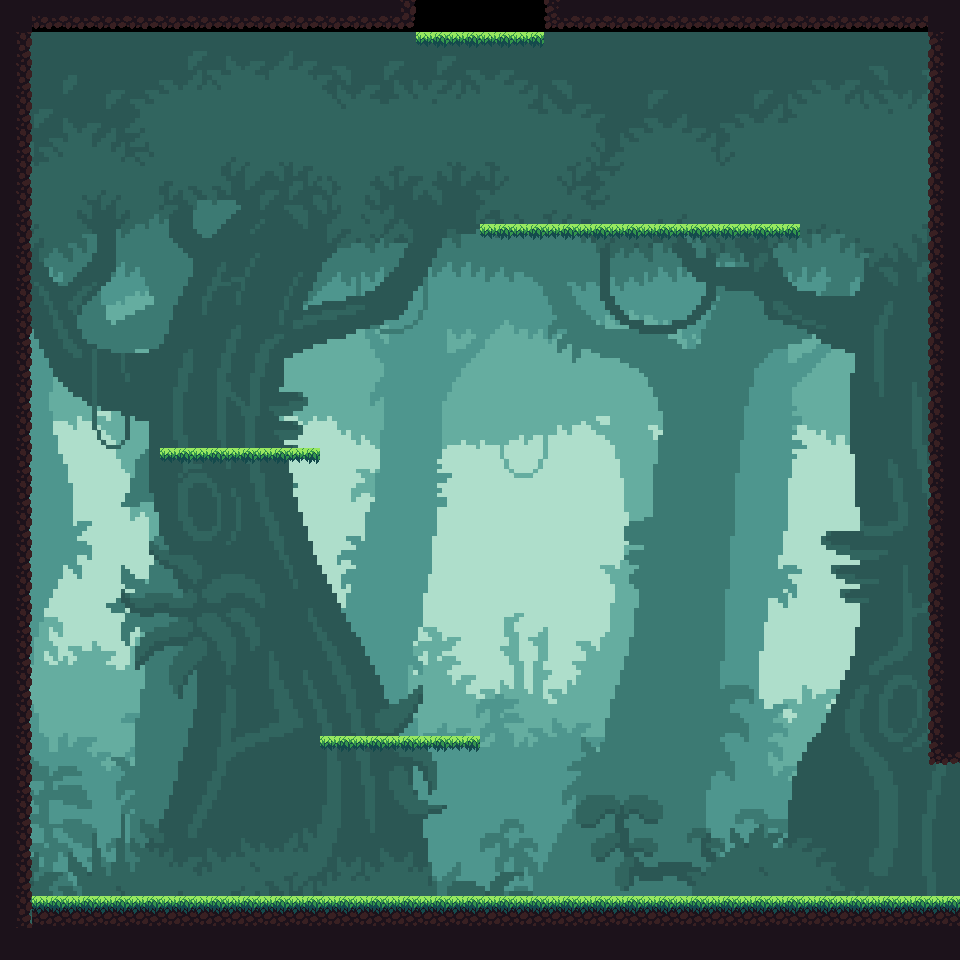

This is a level from a 2D game, rendered from its Tiled map with the project's own tilesets. A one-line summary and the complete map file follow:
An orthogonal 30x30 tile map with 32x32 px tiles, 1 tile layer (Tile Layer 1), 2 tilesets, 1 image layer and 18 objects (6x wall, 4x platform, p_w, p_e, portal_e, ...).

<map version="1.2" tiledversion="1.3.2" orientation="orthogonal" renderorder="right-down" compressionlevel="0" width="30" height="30" tilewidth="32" tileheight="32" infinite="0" nextlayerid="4" nextobjectid="35">
 <tileset firstgid="1" source="temp_portal.tsx" />
 <tileset firstgid="2" source="tileset_1.tsx" />
 <imagelayer id="3" name="Image Layer 1" offsetx="-544" offsety="32">
  <image source="../sprites/c0_hep.png" width="1845" height="1034" />
 </imagelayer>
 <layer id="1" name="Tile Layer 1" width="30" height="30">
  <data encoding="csv">
10,17,17,17,17,17,17,17,17,17,17,17,18,0,0,0,0,16,17,17,17,17,17,17,17,17,17,17,17,10,
11,0,0,0,0,0,0,0,0,0,0,0,0,38,38,38,38,0,0,0,0,0,0,0,0,0,0,0,0,9,
11,0,0,0,0,0,0,0,0,0,0,0,0,0,0,0,0,0,0,0,0,0,0,0,0,0,0,0,0,9,
11,0,0,0,0,0,0,0,0,0,0,0,0,0,0,0,0,0,0,0,0,0,0,0,0,0,0,0,0,9,
11,0,0,0,0,0,0,0,0,0,0,0,0,0,0,0,0,0,0,0,0,0,0,0,0,0,0,0,0,9,
11,0,0,0,0,0,0,0,0,0,0,0,0,0,0,0,0,0,0,0,0,0,0,0,0,0,0,0,0,9,
11,0,0,0,0,0,0,0,0,0,0,0,0,0,0,0,0,0,0,0,0,0,0,0,0,0,0,0,0,9,
11,0,0,0,0,0,0,0,0,0,0,0,0,0,0,38,38,38,38,38,38,38,38,38,38,0,0,0,0,9,
11,0,0,0,0,0,0,0,0,0,0,0,0,0,0,0,0,0,0,0,0,0,0,0,0,0,0,0,0,9,
11,0,0,0,0,0,0,0,0,0,0,0,0,0,0,0,0,0,0,0,0,0,0,0,0,0,0,0,0,9,
11,0,0,0,0,0,0,0,0,0,0,0,0,0,0,0,0,0,0,0,0,0,0,0,0,0,0,0,0,9,
11,0,0,0,0,0,0,0,0,0,0,0,0,0,0,0,0,0,0,0,0,0,0,0,0,0,0,0,0,9,
11,0,0,0,0,0,0,0,0,0,0,0,0,0,0,0,0,0,0,0,0,0,0,0,0,0,0,0,0,9,
11,0,0,0,0,0,0,0,0,0,0,0,0,0,0,0,0,0,0,0,0,0,0,0,0,0,0,0,0,9,
11,0,0,0,0,38,38,38,38,38,0,0,0,0,0,0,0,0,0,0,0,0,0,0,0,0,0,0,0,9,
11,0,0,0,0,0,0,0,0,0,0,0,0,0,0,0,0,0,0,0,0,0,0,0,0,0,0,0,0,9,
11,0,0,0,0,0,0,0,0,0,0,0,0,0,0,0,0,0,0,0,0,0,0,0,0,0,0,0,0,9,
11,0,0,0,0,0,0,0,0,0,0,0,0,0,0,0,0,0,0,0,0,0,0,0,0,0,0,0,0,9,
11,0,0,0,0,0,0,0,0,0,0,0,0,0,0,0,0,0,0,0,0,0,0,0,0,0,0,0,0,9,
11,0,0,0,0,0,0,0,0,0,0,0,0,0,0,0,0,0,0,0,0,0,0,0,0,0,0,0,0,9,
11,0,0,0,0,0,0,0,0,0,0,0,0,0,0,0,0,0,0,0,0,0,0,0,0,0,0,0,0,9,
11,0,0,0,0,0,0,0,0,0,0,0,0,0,0,0,0,0,0,0,0,0,0,0,0,0,0,0,0,9,
11,0,0,0,0,0,0,0,0,0,0,0,0,0,0,0,0,0,0,0,0,0,0,0,0,0,0,0,0,9,
11,0,0,0,0,0,0,0,0,0,38,38,38,38,38,0,0,0,0,0,0,0,0,0,0,0,0,0,0,16,
11,0,0,0,0,0,0,0,0,0,0,0,0,0,0,0,0,0,0,0,0,0,0,0,0,0,0,0,0,0,
11,0,0,0,0,0,0,0,0,0,0,0,0,0,0,0,0,0,0,0,0,0,0,0,0,0,0,0,0,0,
11,0,0,0,0,0,0,0,0,0,0,0,0,0,0,0,0,0,0,0,0,0,0,0,0,0,0,0,0,0,
11,0,0,0,0,0,0,0,0,0,0,0,0,0,0,0,0,0,0,0,0,0,0,0,0,0,0,0,0,0,
11,3,3,3,3,3,3,3,3,3,3,3,3,3,3,3,3,3,3,3,3,3,3,3,3,3,3,3,3,3,
10,10,10,10,10,10,10,10,10,10,10,10,10,10,10,10,10,10,10,10,10,10,10,10,10,10,10,10,10,10
</data>
 </layer>
 <objectgroup id="2" name="Object Layer 1">
  <object id="1" name="wall" x="448" y="896" width="512" height="32" />
  <object id="2" name="wall" x="0" y="0" width="32" height="896" />
  <object id="4" name="wall" x="928" y="0" width="32" height="768" />
  <object id="11" name="wall" x="0" y="896" width="448" height="32" />
  <object id="12" name="p_w" x="64" y="864" width="32" height="32" />
  <object id="14" name="p_e" x="864" y="864" width="32" height="32" />
  <object id="16" name="portal_e" x="928" y="768" width="32" height="128" />
  <object id="18" name="platform" x="320" y="736" width="160" height="32" />
  <object id="19" name="platform" x="160" y="448" width="160" height="32" />
  <object id="20" name="platform" x="480" y="224" width="320" height="32" />
  <object id="21" name="platform" x="384" y="32" width="192" height="32" />
  <object id="22" name="wall" x="32" y="0" width="384" height="32" />
  <object id="23" name="wall" x="544" y="0" width="384" height="32" />
  <object id="24" name="portal_n" x="416" y="0" width="128" height="32" />
  <object id="31" name="p_s" x="512" y="864" width="32" height="32" />
  <object id="32" name="p_n" x="480" y="64" width="32" height="32" />
  <object id="33" x="416" y="352" width="32" />
  <object id="34" name="p_d" x="416" y="352" width="32" height="32" />
 </objectgroup>
</map>
